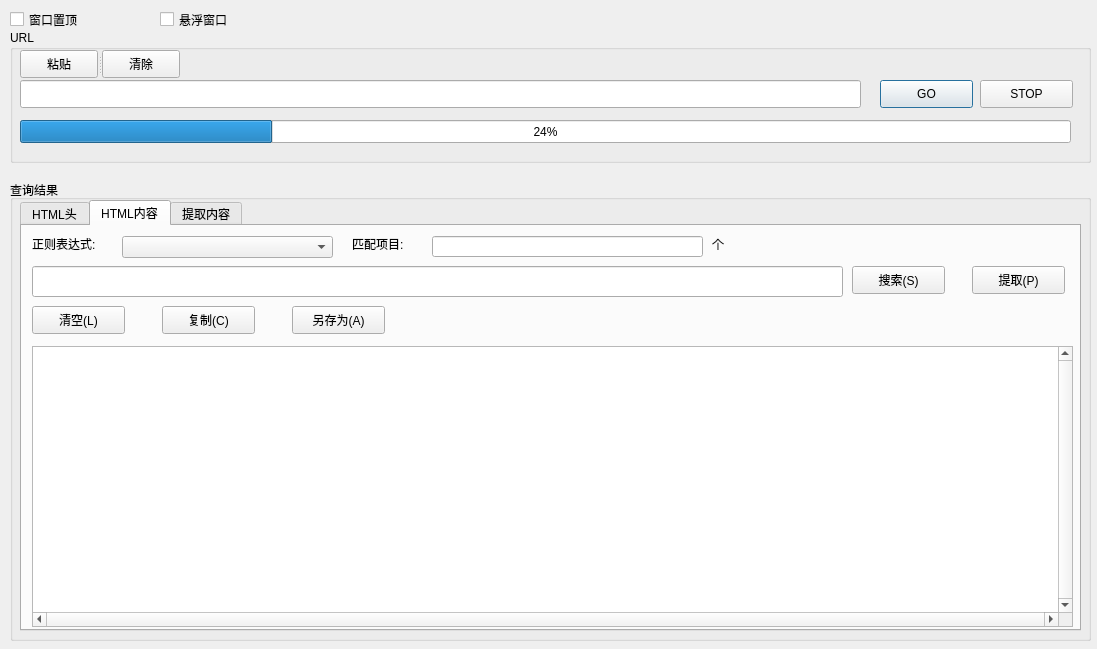
<?xml version="1.0" encoding="UTF-8"?>
<ui version="4.0">
 <class>Dialog</class>
 <widget class="QDialog" name="Dialog">
  <property name="geometry">
   <rect>
    <x>0</x>
    <y>0</y>
    <width>1097</width>
    <height>649</height>
   </rect>
  </property>
  <property name="windowTitle">
   <string>HttpAnalysis</string>
  </property>
  <widget class="QCheckBox" name="cb_Top">
   <property name="geometry">
    <rect>
     <x>10</x>
     <y>10</y>
     <width>87</width>
     <height>19</height>
    </rect>
   </property>
   <property name="text">
    <string>窗口置顶</string>
   </property>
  </widget>
  <widget class="QCheckBox" name="cb_Suspend">
   <property name="geometry">
    <rect>
     <x>160</x>
     <y>10</y>
     <width>91</width>
     <height>19</height>
    </rect>
   </property>
   <property name="text">
    <string>悬浮窗口</string>
   </property>
  </widget>
  <widget class="QGroupBox" name="groupBox">
   <property name="geometry">
    <rect>
     <x>10</x>
     <y>30</y>
     <width>1081</width>
     <height>133</height>
    </rect>
   </property>
   <property name="title">
    <string>URL</string>
   </property>
   <widget class="QLineEdit" name="lineEditURL">
    <property name="geometry">
     <rect>
      <x>10</x>
      <y>50</y>
      <width>841</width>
      <height>28</height>
     </rect>
    </property>
   </widget>
   <widget class="QPushButton" name="pb_go">
    <property name="geometry">
     <rect>
      <x>870</x>
      <y>50</y>
      <width>93</width>
      <height>28</height>
     </rect>
    </property>
    <property name="text">
     <string>GO</string>
    </property>
   </widget>
   <widget class="QPushButton" name="pb_Stop">
    <property name="geometry">
     <rect>
      <x>970</x>
      <y>50</y>
      <width>93</width>
      <height>28</height>
     </rect>
    </property>
    <property name="text">
     <string>STOP</string>
    </property>
   </widget>
   <widget class="QProgressBar" name="proBar_UrlAnalysis">
    <property name="geometry">
     <rect>
      <x>10</x>
      <y>90</y>
      <width>1051</width>
      <height>23</height>
     </rect>
    </property>
    <property name="value">
     <number>24</number>
    </property>
   </widget>
   <widget class="QSplitter" name="splitter">
    <property name="geometry">
     <rect>
      <x>10</x>
      <y>20</y>
      <width>161</width>
      <height>28</height>
     </rect>
    </property>
    <property name="orientation">
     <enum>Qt::Horizontal</enum>
    </property>
    <widget class="QPushButton" name="pbPaste">
     <property name="text">
      <string>粘贴</string>
     </property>
    </widget>
    <widget class="QPushButton" name="pb_Clear">
     <property name="text">
      <string>清除</string>
     </property>
    </widget>
   </widget>
  </widget>
  <widget class="QGroupBox" name="groupBox_2">
   <property name="geometry">
    <rect>
     <x>10</x>
     <y>180</y>
     <width>1081</width>
     <height>461</height>
    </rect>
   </property>
   <property name="title">
    <string>查询结果</string>
   </property>
   <widget class="QTabWidget" name="tabWidget">
    <property name="geometry">
     <rect>
      <x>10</x>
      <y>20</y>
      <width>1061</width>
      <height>431</height>
     </rect>
    </property>
    <property name="currentIndex">
     <number>1</number>
    </property>
    <widget class="QWidget" name="tab">
     <attribute name="title">
      <string>HTML头</string>
     </attribute>
     <widget class="QPushButton" name="pbtnHeadClear">
      <property name="geometry">
       <rect>
        <x>10</x>
        <y>10</y>
        <width>93</width>
        <height>28</height>
       </rect>
      </property>
      <property name="text">
       <string>清空</string>
      </property>
     </widget>
     <widget class="QPushButton" name="pbtnHeadCopy">
      <property name="geometry">
       <rect>
        <x>140</x>
        <y>10</y>
        <width>93</width>
        <height>28</height>
       </rect>
      </property>
      <property name="text">
       <string>复制</string>
      </property>
     </widget>
     <widget class="QPushButton" name="pbtnHeadSave">
      <property name="geometry">
       <rect>
        <x>280</x>
        <y>10</y>
        <width>93</width>
        <height>28</height>
       </rect>
      </property>
      <property name="text">
       <string>另存为</string>
      </property>
     </widget>
     <widget class="QTextEdit" name="textEditHead">
      <property name="geometry">
       <rect>
        <x>10</x>
        <y>50</y>
        <width>1041</width>
        <height>351</height>
       </rect>
      </property>
      <property name="verticalScrollBarPolicy">
       <enum>Qt::ScrollBarAlwaysOn</enum>
      </property>
      <property name="horizontalScrollBarPolicy">
       <enum>Qt::ScrollBarAlwaysOn</enum>
      </property>
      <property name="sizeAdjustPolicy">
       <enum>QAbstractScrollArea::AdjustToContentsOnFirstShow</enum>
      </property>
      <property name="readOnly">
       <bool>true</bool>
      </property>
     </widget>
    </widget>
    <widget class="QWidget" name="tab_2">
     <attribute name="title">
      <string>HTML内容</string>
     </attribute>
     <widget class="QLabel" name="label">
      <property name="geometry">
       <rect>
        <x>10</x>
        <y>10</y>
        <width>91</width>
        <height>16</height>
       </rect>
      </property>
      <property name="text">
       <string>正则表达式:</string>
      </property>
     </widget>
     <widget class="QComboBox" name="combbRegular">
      <property name="geometry">
       <rect>
        <x>100</x>
        <y>10</y>
        <width>211</width>
        <height>22</height>
       </rect>
      </property>
     </widget>
     <widget class="QLabel" name="label_2">
      <property name="geometry">
       <rect>
        <x>330</x>
        <y>10</y>
        <width>71</width>
        <height>16</height>
       </rect>
      </property>
      <property name="text">
       <string>匹配项目:</string>
      </property>
     </widget>
     <widget class="QLineEdit" name="lineEditNum">
      <property name="geometry">
       <rect>
        <x>410</x>
        <y>10</y>
        <width>271</width>
        <height>21</height>
       </rect>
      </property>
     </widget>
     <widget class="QLabel" name="label_3">
      <property name="geometry">
       <rect>
        <x>690</x>
        <y>10</y>
        <width>21</width>
        <height>16</height>
       </rect>
      </property>
      <property name="text">
       <string>个</string>
      </property>
     </widget>
     <widget class="QLineEdit" name="lineEdit_3">
      <property name="geometry">
       <rect>
        <x>10</x>
        <y>40</y>
        <width>811</width>
        <height>31</height>
       </rect>
      </property>
     </widget>
     <widget class="QPushButton" name="pbtnBodySearch">
      <property name="geometry">
       <rect>
        <x>830</x>
        <y>40</y>
        <width>93</width>
        <height>28</height>
       </rect>
      </property>
      <property name="text">
       <string>搜索(S)</string>
      </property>
     </widget>
     <widget class="QPushButton" name="pbtnBodyExtract">
      <property name="geometry">
       <rect>
        <x>950</x>
        <y>40</y>
        <width>93</width>
        <height>28</height>
       </rect>
      </property>
      <property name="text">
       <string>提取(P)</string>
      </property>
     </widget>
     <widget class="QPushButton" name="pbtnBodyClear">
      <property name="geometry">
       <rect>
        <x>10</x>
        <y>80</y>
        <width>93</width>
        <height>28</height>
       </rect>
      </property>
      <property name="text">
       <string>清空(L)</string>
      </property>
     </widget>
     <widget class="QPushButton" name="pbtnBodyCopy">
      <property name="geometry">
       <rect>
        <x>140</x>
        <y>80</y>
        <width>93</width>
        <height>28</height>
       </rect>
      </property>
      <property name="text">
       <string>复制(C)</string>
      </property>
     </widget>
     <widget class="QPushButton" name="pbtnBodySave">
      <property name="geometry">
       <rect>
        <x>270</x>
        <y>80</y>
        <width>93</width>
        <height>28</height>
       </rect>
      </property>
      <property name="text">
       <string>另存为(A)</string>
      </property>
     </widget>
     <widget class="QTextEdit" name="textEditBody">
      <property name="geometry">
       <rect>
        <x>10</x>
        <y>120</y>
        <width>1041</width>
        <height>281</height>
       </rect>
      </property>
      <property name="verticalScrollBarPolicy">
       <enum>Qt::ScrollBarAlwaysOn</enum>
      </property>
      <property name="horizontalScrollBarPolicy">
       <enum>Qt::ScrollBarAlwaysOn</enum>
      </property>
      <property name="sizeAdjustPolicy">
       <enum>QAbstractScrollArea::AdjustToContentsOnFirstShow</enum>
      </property>
      <property name="readOnly">
       <bool>true</bool>
      </property>
     </widget>
    </widget>
    <widget class="QWidget" name="tab_3">
     <attribute name="title">
      <string>提取内容</string>
     </attribute>
     <widget class="QPushButton" name="pbtnGetClear">
      <property name="geometry">
       <rect>
        <x>10</x>
        <y>10</y>
        <width>93</width>
        <height>28</height>
       </rect>
      </property>
      <property name="text">
       <string>清空提取</string>
      </property>
     </widget>
     <widget class="QPushButton" name="pbtnGetCopy">
      <property name="geometry">
       <rect>
        <x>140</x>
        <y>10</y>
        <width>93</width>
        <height>28</height>
       </rect>
      </property>
      <property name="text">
       <string>复制</string>
      </property>
     </widget>
     <widget class="QPushButton" name="pbtnGetSave">
      <property name="geometry">
       <rect>
        <x>270</x>
        <y>10</y>
        <width>93</width>
        <height>28</height>
       </rect>
      </property>
      <property name="text">
       <string>另存为</string>
      </property>
     </widget>
     <widget class="QPushButton" name="pbtnGetDown">
      <property name="geometry">
       <rect>
        <x>420</x>
        <y>10</y>
        <width>93</width>
        <height>28</height>
       </rect>
      </property>
      <property name="text">
       <string>迅雷下载</string>
      </property>
     </widget>
     <widget class="QTextEdit" name="textEditGet">
      <property name="geometry">
       <rect>
        <x>10</x>
        <y>50</y>
        <width>1041</width>
        <height>351</height>
       </rect>
      </property>
      <property name="verticalScrollBarPolicy">
       <enum>Qt::ScrollBarAlwaysOn</enum>
      </property>
      <property name="horizontalScrollBarPolicy">
       <enum>Qt::ScrollBarAlwaysOn</enum>
      </property>
      <property name="sizeAdjustPolicy">
       <enum>QAbstractScrollArea::AdjustToContentsOnFirstShow</enum>
      </property>
      <property name="readOnly">
       <bool>true</bool>
      </property>
     </widget>
    </widget>
   </widget>
  </widget>
 </widget>
 <layoutdefault spacing="6" margin="11"/>
 <resources/>
 <connections/>
</ui>
